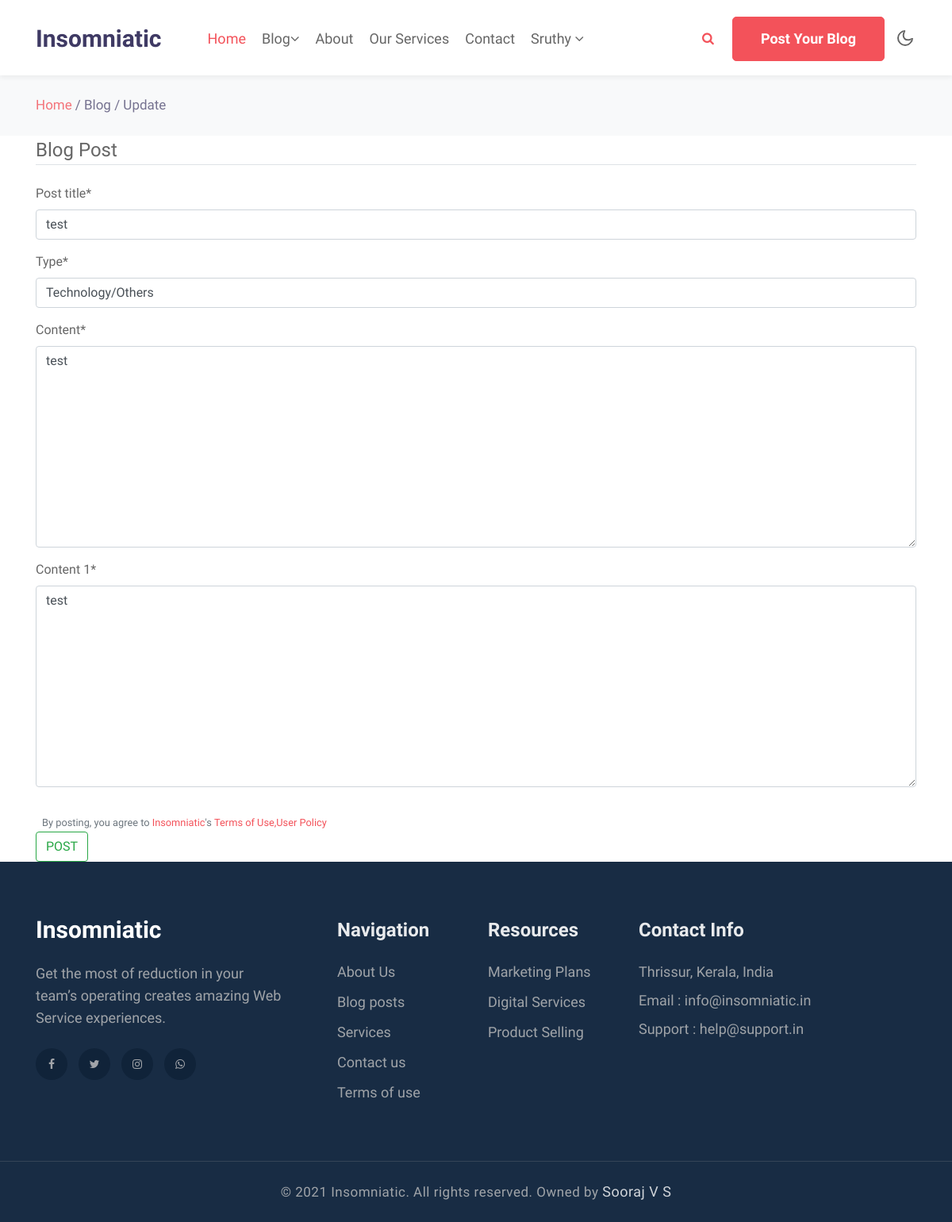
Page /blog/post/14/update/ (signed in) on the committed database.
### blog/models.py (models this page shows, shortened)
class Post(models.Model):
    post_title = models.CharField(max_length=100)
    content = models.TextField()
    content_1 = models.TextField(null=True)
    date_posted = models.DateField(default=timezone.now)
    author = models.ForeignKey(User, on_delete=models.CASCADE)
    Related_to = (
        ('Technology/IT', 'Technology/IT'),
        ('Technology/Electronics', 'Technology/Electronics'),
        ('Technology/Space', 'Technology/Space'),
        ('Technology/Others', 'Technology/Others'),
        ('Technology/Apps-Softwares', 'Technology/Apps-Softwares')
    )
    type = models.CharField(max_length=25, choices=Related_to, default='Technology/Others')
    likes = models.ManyToManyField(User, related_name='blog_posts')

### blog/views.py (the view, shortened to what this page needs)
# urls.py: path('post/<int:pk>/update/', PostUpdateView.as_view(),name='post-update'),
class PostUpdateView(LoginRequiredMixin,UserPassesTestMixin , UpdateView):
    model = Post
    extra_context = {'title': 'Blog / Update'}
    fields = ['post_title', 'type', 'content','content_1']
    def test_func(self):
        post = self.get_object()
        if self.request.user == post.author:  # <<<for finding that delelting person is author or not
            return True
        return False

### blog/templates/blog/post_form.html (shortened to what this page needs)
{% extends 'basic/base.html' %}
{% load static %}
{% load crispy_forms_filters %}
{% block content %}
<div class="content-section" xmlns="http://www.w3.org/1999/html">
  <div class="container">
<form method="POST">
  <fieldset class="form-group">
    <legend class="border-bottom mb-4">Blog Post</legend>
    {{ form|crispy }}
  </fieldset>
  <small class="text-muted ml-2">By posting, you agree to <a href="{% url 'home' %}">Insomniatic</a>'s
    <a href="{% url 'terms-of-use' %}">Terms of Use,User Policy</a>
 </small>
 <br>
 <button type="submit" class="btn btn-outline-success">POST</button>
</form>
    </div>
</div>
{% endblock content %}

### basic/templates/basic/base.html (shortened to what this page needs)
{% load static %}
<!doctype html>
<html lang="en">
  <head>
    <link rel="stylesheet" href="{% static 'assets/css/style-starter.css' %}">
  </head>
  <body>
<header id="site-header" class="fixed-top">
  <section class="w3l-header-4">
      <div class="container">
          <nav class="navbar navbar-expand-lg navbar-light">
              <h1><a class="navbar-brand" href="{% url 'home' %}">
                   Insomniatic
                  </a></h1>
              <div class="collapse navbar-collapse" id="navbarNav">
                  <ul class="navbar-nav">
                      <li class="nav-item active">
                          <a class="nav-link" href="{%url 'home'%}">Home </a>
                      </li>
                      <li class="nav-item dropdown @@blog__active">
                          <a class="nav-link dropdown-toggle" href="#" id="navbarDropdown" role="button"
                              data-toggle="dropdown" aria-haspopup="true" aria-expanded="false">
                              Blog<span class="fa fa-angle-down"></span>
                          </a>
                      </li>
                      <li class="nav-item @@about__active">
                          <a class="nav-link" href="{% url 'about' %}">About</a>
                      </li>
                      <li class="nav-item @@services__active">
                          <a class="nav-link" href="{% url 'services' %}">Our Services</a>
                      </li>
                      <li class="nav-item @@contact__active">
                          <a class="nav-link" href="{% url 'contact' %}">Contact</a>
                      </li>
                      {% if user.is_authenticated %}
                      <li class="nav-item dropdown @@blog__active">
                          <a class="nav-link dropdown-toggle" href="#" id="navbarDropdown" role="button"
                              data-toggle="dropdown" aria-haspopup="true" aria-expanded="false">
                              {% if user.first_name %}
                              {{user.first_name}} <span class="fa fa-angle-down"></span>
                              {% else %}
                              {{user.username}} <span class="fa fa-angle-down"></span>
                              {% endif %}
                          </a>
                      </li>
                      {% endif %}
                  </ul>
                  <ul class="navbar-nav search-right mt-lg-0 mt-2">
                      <li class="nav-item mr-2" title="Search"><a href="#search" class="btn search-search">
                              <span class="fa fa-search" aria-hidden="true"></span></a></li>
                       {% if user.is_authenticated %}
                      <li class="nav-item"><a href="https://rzp.io/l/fbCBxuJWFkt"
                              class="btn btn-primary d-none d-lg-block btn-style mr-3">Post Your Blog</a></li>
                      {% endif %}
                  </ul>
              </div>
              <div class="mobile-position">
                  <nav class="navigation">
                      <div class="theme-switch-wrapper">
                          <label class="theme-switch" for="checkbox">
                              <div class="mode-container">
                                  <i class="gg-moon"></i>
                              </div>
                          </label>
                      </div>
                  </nav>
              </div>
          </nav>
      </div>
  </section>
</header>
<section class="w3l-breadcrumb">
    <div class="container">
        <ul class="breadcrumbs-custom-path">
            <li><a href="{% url 'home' %}">Home</a></li>
            <li class="active">/ {{title}}</li>
        </ul>
    </div>
</section>
 {% block content %}
{% endblock %}
<section class="w3l-footer-29-main">
    <div class="footer-29 py-5">
      <div class="container py-lg-4">
        <div class="row footer-top-29">
          <div class="col-lg-4 col-md-6 col-sm-7 footer-list-29 footer-1 pr-lg-5">
            <div class="footer-logo mb-4">
              <a class="navbar-brand" href="{% url 'home' %}">
                Insomniatic</a>
            </div>
            <p>Get the most of reduction in your team’s operating
              creates amazing Web Service experiences. </p>
            <div class="main-social-footer-29 mt-4">
              <a href="https://www.facebook.com/insomniatic.in" class="facebook"><span class="fa fa-facebook"></span></a>
              <a href="https://www.twitter.com/zoorajvs" class="twitter"><span class="fa fa-twitter"></span></a>
              <a href="https://instagram.com/zoorajvs" class="instagram"><span class="fa fa-instagram"></span></a>
              <a href="https://wa.me/918943387868" class="linkedin"><span class="fa fa-whatsapp"></span></a>
            </div>
          </div>
          <div class="col-lg-2 col-md-6 col-sm-5 col-6 footer-list-29 footer-2 mt-sm-0 mt-5">
            <ul>
              <h6 class="footer-title-29">Navigation</h6>
              <li><a href="{% url 'about' %}"}>About Us</a></li>
              <li><a href="{% url 'blog-home' %}"> Blog posts</a></li>
              <li><a href="{% url 'services' %}">Services</a></li>
              <li><a href="{% url 'contact' %}">Contact us</a></li>
              <li><a href="{% url 'terms-of-use' %}">Terms of use</a></li>
            </ul>
          </div>
          <div class="col-lg-2 col-md-6 col-sm-5 col-6 footer-list-29 footer-3 mt-lg-0 mt-5">
            <h6 class="footer-title-29">Resources</h6>
            <ul>
              <li><a href="{% url 'home'%}">Marketing Plans</a></li>
            <li><a href="{% url 'services' %}">Digital Services</a></li>
            <li><a href="{% url 'contact' %}">Product Selling</a></li>
            </ul>
          </div>
          <div class="col-lg-4 col-md-6 col-sm-7 footer-list-29 footer-4 mt-lg-0 mt-5">
            <h6 class="footer-title-29">Contact Info </h6>
          <p>Thrissur, Kerala, India</p>
          <p class="mt-2">Email : <a href="mailto:info@example.com">info@insomniatic.in</a></p>
          <p class="mt-2">Support : <a href="mailto:info@support.com">help@support.in</a></p>
          </div>
        </div>
      </div>
    </div>
    <section class="w3l-copyright text-center">
      <div class="container">
        <p class="copy-footer-29">© 2021 Insomniatic. All rights reserved. Owned by <a href="https://instagram.com/zoorajvs/"
            target="_blank">
            Sooraj V S</a></p>
      </div>
    </section>
  </section>
  </body>
  </html>

### rows in the picture
Post: post_title "test", type "Technology/Others", content "test", content_1 "test"

### other values in the picture
{{ user.first_name }} "Sruthy"
{{ title }} "Blog / Update"
